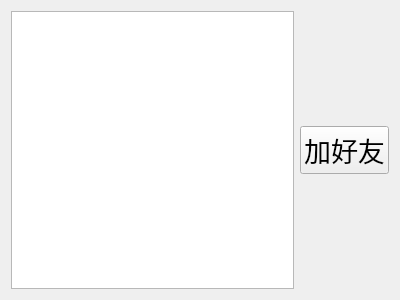
<?xml version="1.0" encoding="UTF-8"?>
<ui version="4.0">
 <class>Online</class>
 <widget class="QWidget" name="Online">
  <property name="geometry">
   <rect>
    <x>0</x>
    <y>0</y>
    <width>400</width>
    <height>300</height>
   </rect>
  </property>
  <property name="windowTitle">
   <string>Online</string>
  </property>
  <layout class="QVBoxLayout" name="verticalLayout_2">
   <item>
    <layout class="QHBoxLayout" name="horizontalLayout">
     <item>
      <widget class="QListWidget" name="online_lw"/>
     </item>
     <item>
      <layout class="QVBoxLayout" name="verticalLayout">
       <item>
        <spacer name="verticalSpacer">
         <property name="orientation">
          <enum>Qt::Vertical</enum>
         </property>
         <property name="sizeHint" stdset="0">
          <size>
           <width>20</width>
           <height>40</height>
          </size>
         </property>
        </spacer>
       </item>
       <item>
        <widget class="QPushButton" name="adduser_pb">
         <property name="font">
          <font>
           <pointsize>20</pointsize>
          </font>
         </property>
         <property name="text">
          <string>加好友</string>
         </property>
        </widget>
       </item>
       <item>
        <spacer name="verticalSpacer_2">
         <property name="orientation">
          <enum>Qt::Vertical</enum>
         </property>
         <property name="sizeHint" stdset="0">
          <size>
           <width>20</width>
           <height>40</height>
          </size>
         </property>
        </spacer>
       </item>
      </layout>
     </item>
    </layout>
   </item>
  </layout>
 </widget>
 <resources/>
 <connections/>
</ui>
